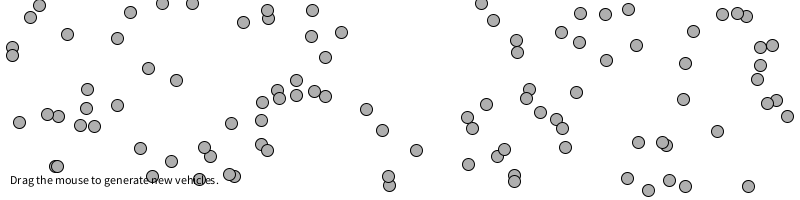
Frame 1 (no input)
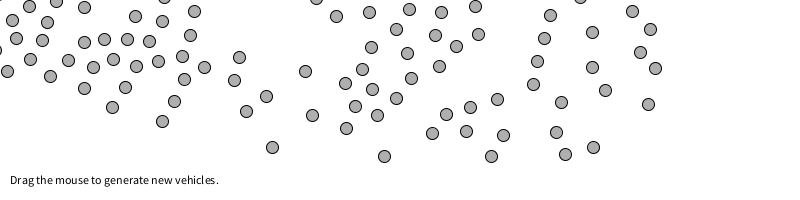
Frame 60 (the mouse pressed at the canvas centre just before this capture)
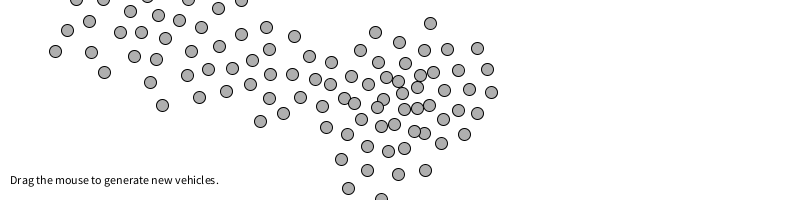
Frame 120 (the mouse held since frame 60 and released just before this capture)

The Processing sketch that drew these frames (run headless with seeded random() and noise(); from frame 60 on, the mouse is pressed at the canvas centre):

// Processing sketch: _6_08_SeparationAndSeek
// ── _6_08_SeparationAndSeek.pde
// Separation
// Daniel Shiffman <http://www.shiffman.net>
// The Nature of Code, 2011

// Via Reynolds: http://www.red3d.com/cwr/steer/

// A list of vehicles
ArrayList<Vehicle> vehicles;

void setup() {
  size(800,200);
  smooth();

  // We are now making random vehicles and storing them in an ArrayList
  vehicles = new ArrayList<Vehicle>();
  for (int i = 0; i < 100; i++) {
    vehicles.add(new Vehicle(random(width),random(height)));
  }
}

void draw() {
  background(255);

  for (Vehicle v : vehicles) {
    // Path following and separation are worked on in this function
    v.applyBehaviors(vehicles);
    // Call the generic run method (update, borders, display, etc.)
    v.update();
    v.display();
  }

  // Instructions
  fill(0);
  text("Drag the mouse to generate new vehicles.",10,height-16);
}


void mouseDragged() {
  vehicles.add(new Vehicle(mouseX,mouseY));
}




// ── Vehicle.pde
// Separation
// Daniel Shiffman <http://www.shiffman.net>
// The Nature of Code, 2011

// Vehicle class

class Vehicle {

  // All the usual stuff
  PVector location;
  PVector velocity;
  PVector acceleration;
  float r;
  float maxforce;    // Maximum steering force
  float maxspeed;    // Maximum speed

    // Constructor initialize all values
  Vehicle(float x, float y) {
    location = new PVector(x, y);
    r = 12;
    maxspeed = 3;
    maxforce = 0.2;
    acceleration = new PVector(0, 0);
    velocity = new PVector(0, 0);
  }

  void applyForce(PVector force) {
    // We could add mass here if we want A = F / M
    acceleration.add(force);
  }
  
  void applyBehaviors(ArrayList<Vehicle> vehicles) {
     PVector separateForce = separate(vehicles);
     PVector seekForce = seek(new PVector(mouseX,mouseY));
     separateForce.mult(2);
     seekForce.mult(1);
     applyForce(separateForce);
     applyForce(seekForce); 
  }
  
    // A method that calculates a steering force towards a target
  // STEER = DESIRED MINUS VELOCITY
  PVector seek(PVector target) {
    PVector desired = PVector.sub(target,location);  // A vector pointing from the location to the target
    
    // Normalize desired and scale to maximum speed
    desired.normalize();
    desired.mult(maxspeed);
    // Steering = Desired minus velocity
    PVector steer = PVector.sub(desired,velocity);
    steer.limit(maxforce);  // Limit to maximum steering force
    
    return steer;
  }

  // Separation
  // Method checks for nearby vehicles and steers away
  PVector separate (ArrayList<Vehicle> vehicles) {
    float desiredseparation = r*2;
    PVector sum = new PVector();
    int count = 0;
    // For every boid in the system, check if it's too close
    for (Vehicle other : vehicles) {
      float d = PVector.dist(location, other.location);
      // If the distance is greater than 0 and less than an arbitrary amount (0 when you are yourself)
      if ((d > 0) && (d < desiredseparation)) {
        // Calculate vector pointing away from neighbor
        PVector diff = PVector.sub(location, other.location);
        diff.normalize();
        diff.div(d);        // Weight by distance
        sum.add(diff);
        count++;            // Keep track of how many
      }
    }
    // Average -- divide by how many
    if (count > 0) {
      sum.div(count);
      // Our desired vector is the average scaled to maximum speed
      sum.normalize();
      sum.mult(maxspeed);
      // Implement Reynolds: Steering = Desired - Velocity
      sum.sub(velocity);
      sum.limit(maxforce);
    }
    return sum;
  }


  // Method to update location
  void update() {
    // Update velocity
    velocity.add(acceleration);
    // Limit speed
    velocity.limit(maxspeed);
    location.add(velocity);
    // Reset accelertion to 0 each cycle
    acceleration.mult(0);
  }

  void display() {
    fill(175);
    stroke(0);
    pushMatrix();
    translate(location.x, location.y);
    ellipse(0, 0, r, r);
    popMatrix();
  }

}
